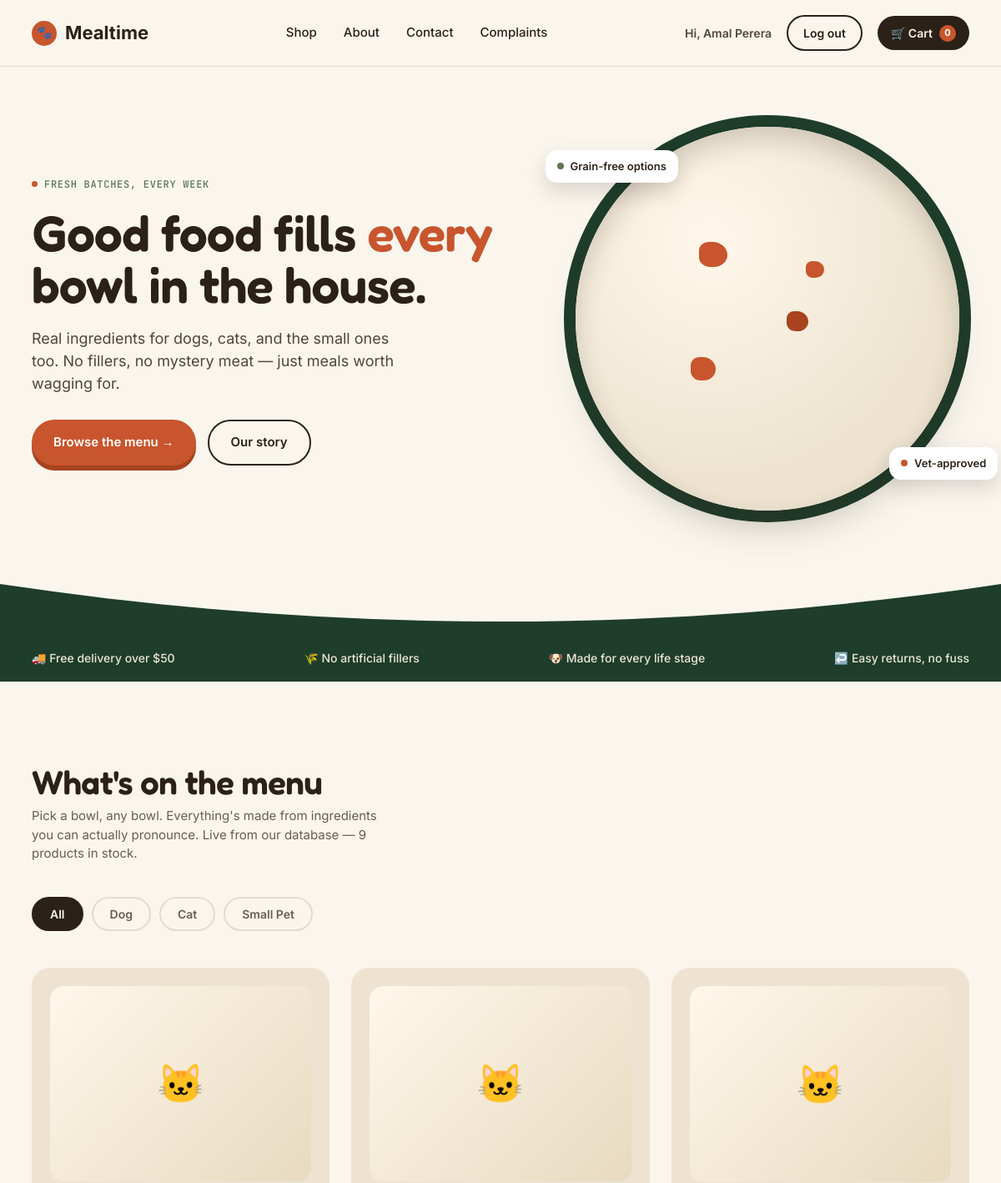
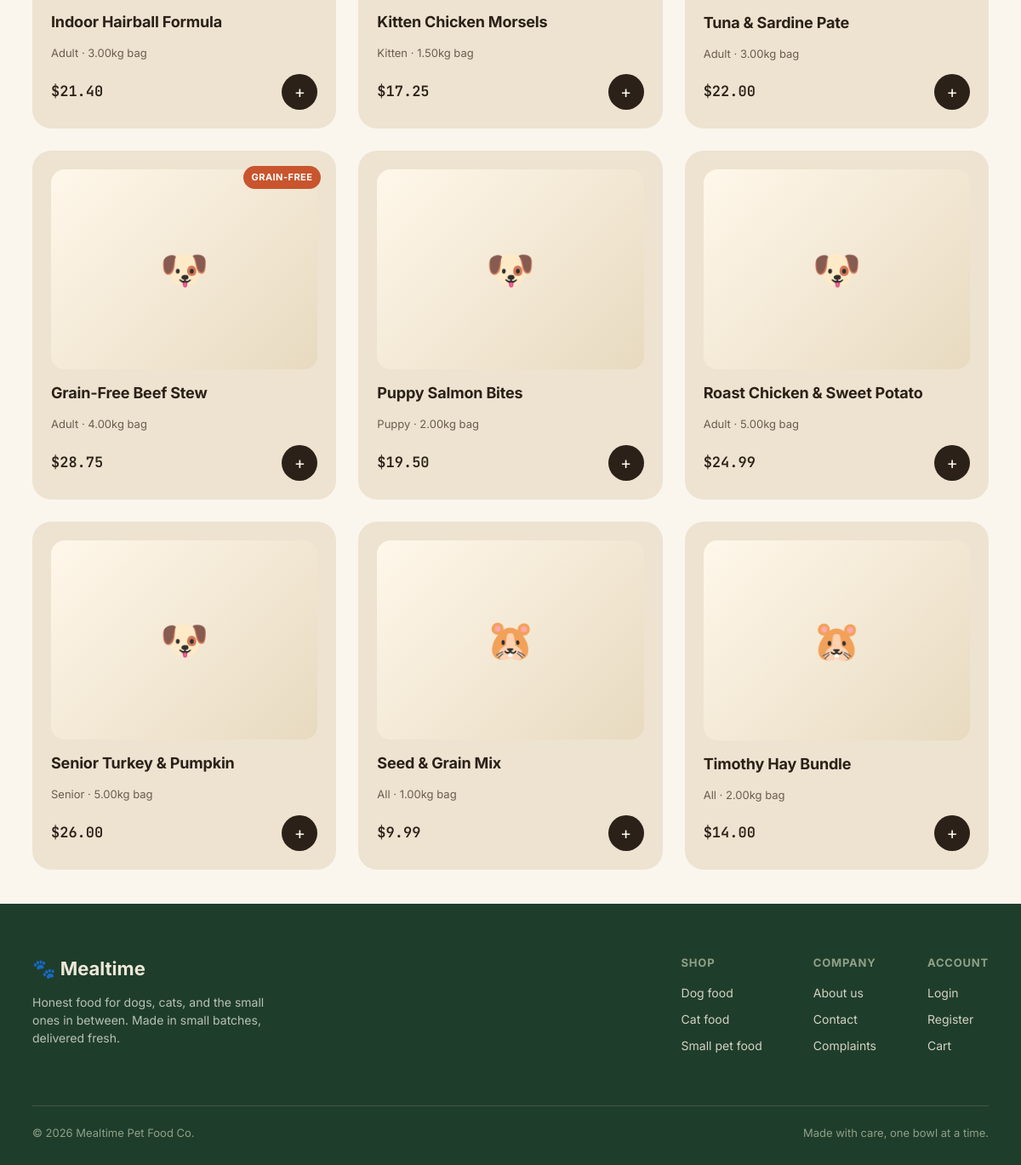
Screenshot of /index.php (signed in) with the database file from the repository (2 pictures, top to bottom).
### tables this page shows
CREATE TABLE products (
  product_id       INT AUTO_INCREMENT PRIMARY KEY,
  category_id      INT NOT NULL,
  sku              VARCHAR(40)   NOT NULL UNIQUE,
  name             VARCHAR(150)  NOT NULL,
  description      TEXT,
  life_stage       ENUM('puppy','kitten','adult','senior','all') DEFAULT 'all',
  weight_kg        DECIMAL(6,2)  NOT NULL,
  price            DECIMAL(10,2) NOT NULL CHECK (price >= 0),
  stock_quantity   INT NOT NULL DEFAULT 0 CHECK (stock_quantity >= 0),
  is_grain_free    BOOLEAN DEFAULT FALSE,
  image_url        VARCHAR(255),
  is_active        BOOLEAN DEFAULT TRUE,
  created_at       TIMESTAMP DEFAULT CURRENT_TIMESTAMP,
  updated_at       TIMESTAMP DEFAULT CURRENT_TIMESTAMP ON UPDATE CURRENT_TIMESTAMP,
  FOREIGN KEY (category_id) REFERENCES categories(category_id)
    ON UPDATE CASCADE ON DELETE RESTRICT,
  INDEX idx_products_category (category_id),
  INDEX idx_products_active (is_active)
);

CREATE TABLE categories (
  category_id     INT AUTO_INCREMENT PRIMARY KEY,
  name             VARCHAR(50)  NOT NULL UNIQUE,
  slug             VARCHAR(50)  NOT NULL UNIQUE,
  description      VARCHAR(255),
  created_at       TIMESTAMP DEFAULT CURRENT_TIMESTAMP
);

### index.php (the view, shortened to what this page needs)
<?php
require_once 'includes/db.php';
$sql = "SELECT p.product_id, p.name, p.description, p.price, p.life_stage,
               p.weight_kg, p.is_grain_free, c.slug AS category_slug
        FROM products p
        JOIN categories c ON c.category_id = p.category_id
        WHERE p.is_active = 1
        ORDER BY c.slug, p.name";
$result = mysqli_query($conn, $sql);
$products = [];
while ($row = mysqli_fetch_assoc($result)) {
    $products[] = $row;
}
function categoryEmoji($slug) {
    return match ($slug) {
        'dog' => '🐶',
        'cat' => '🐱',
        'small-pet' => '🐹',
        default => '🍽️',
    };
}
include 'includes/header.php';
?>
<section class="hero">
  <div class="hero-inner">
    <div>
      <div class="eyebrow"><span class="pip"></span>Fresh batches, every week</div>
      <h1>Good food fills <em>every</em> bowl in the house.</h1>
      <p class="lede">Real ingredients for dogs, cats, and the small ones too. No fillers, no mystery meat — just meals worth wagging for.</p>
      <div class="hero-ctas">
        <a href="#catalog" class="btn btn-primary">Browse the menu →</a>
        <a href="aboutus.php" class="btn btn-ghost">Our story</a>
      </div>
    </div>
    <div class="bowl-stage">
      <div class="bowl-rim"></div>
      <div class="bowl-ring"></div>
      <div class="kibble-piece" style="width:34px;height:30px;top:30%;left:32%;"></div>
      <div class="kibble-piece" style="width:26px;height:24px;top:48%;left:55%;"></div>
      <div class="kibble-piece" style="width:30px;height:28px;top:60%;left:30%;"></div>
      <div class="kibble-piece" style="width:22px;height:20px;top:35%;left:60%;"></div>
      <div class="float-tag" style="top:6%;left:-8%;"><span class="pip" style="background:var(--sage);"></span>Grain-free options</div>
      <div class="float-tag" style="bottom:8%;right:-10%;animation-delay:1.2s;"><span class="pip" style="background:var(--accent);"></span>Vet-approved</div>
    </div>
  </div>
  <svg class="curve-divider" viewBox="0 0 1440 80" preserveAspectRatio="none" style="height:60px;">
    <path d="M0,0 C480,80 960,80 1440,0 L1440,80 L0,80 Z" fill="#1F3D2B"/>
  </svg>
</section>
<div class="trust">
  <div class="wrap">
    <span>🚚 Free delivery over $50</span>
    <span>🌾 No artificial fillers</span>
    <span>🐶 Made for every life stage</span>
    <span>↩️ Easy returns, no fuss</span>
  </div>
</div>
<section class="catalog" id="catalog">
  <div class="wrap">
    <div class="section-head">
      <div>
        <h2>What's on the menu</h2>
        <p>Pick a bowl, any bowl. Everything's made from ingredients you can actually pronounce. Live from our database — <?php echo count($products); ?> products in stock.</p>
      </div>
    </div>
    <div class="tabs" id="tabs">
      <button class="tab active" data-cat="all">All</button>
      <button class="tab" data-cat="dog">Dog</button>
      <button class="tab" data-cat="cat">Cat</button>
      <button class="tab" data-cat="small-pet">Small Pet</button>
    </div>
    <div class="grid" id="productGrid">
      <?php if (empty($products)): ?>
        <p style="color:#6b5d4f;">No products found. Make sure <code>schema.sql</code> has been imported into the <code>mealtime_shop</code> database.</p>
      <?php else: ?>
        <?php foreach ($products as $p): ?>
          <div class="card" data-cat="<?php echo htmlspecialchars($p['category_slug']); ?>">
            <?php if ($p['is_grain_free']): ?><span class="card-tag">Grain-free</span><?php endif; ?>
            <div class="card-art"><?php echo categoryEmoji($p['category_slug']); ?></div>
            <h3><?php echo htmlspecialchars($p['name']); ?></h3>
            <div class="meta"><?php echo htmlspecialchars(ucfirst($p['life_stage'])); ?> · <?php echo htmlspecialchars($p['weight_kg']); ?>kg bag</div>
            <div class="card-foot">
              <span class="price">$<?php echo number_format($p['price'], 2); ?></span>
              <button class="add-btn"
                onclick='addToCart(<?php echo json_encode([
                  "id" => (int)$p["product_id"],
                  "name" => $p["name"],
                  "meta" => ucfirst($p["life_stage"]) . " · " . $p["weight_kg"] . "kg bag",
                  "price" => (float)$p["price"],
                  "art" => categoryEmoji($p["category_slug"])
                ], JSON_HEX_APOS | JSON_HEX_QUOT); ?>)'
                aria-label="Add <?php echo htmlspecialchars($p['name']); ?> to cart">+</button>
            </div>
          </div>
        <?php endforeach; ?>
      <?php endif; ?>
    </div>
  </div>
</section>
<?php include 'includes/footer.php'; ?>
</body>
</html>

### rows the page displays
products: category.slug "🐱", name "Indoor Hairball Formula", life_stage "Adult", weight_kg "3.00", price "21.40"
products: category.slug "🐱", name "Kitten Chicken Morsels", life_stage "Kitten", weight_kg "1.50", price "17.25"
products: category.slug "🐱", name "Tuna & Sardine Pate", life_stage "Adult", weight_kg "3.00", price "22.00"
products: is_grain_free "GRAIN-FREE", category.slug "🐶", name "Grain-Free Beef Stew", life_stage "Adult", weight_kg "4.00", price "28.75"
products: category.slug "🐶", name "Puppy Salmon Bites", life_stage "Puppy", weight_kg "2.00", price "19.50"
products: category.slug "🐶", name "Roast Chicken & Sweet Potato", life_stage "Adult", weight_kg "5.00", price "24.99"
products: category.slug "🐶", name "Senior Turkey & Pumpkin", life_stage "Senior", weight_kg "5.00", price "26.00"
products: category.slug "🐹", name "Seed & Grain Mix", life_stage "All", weight_kg "1.00", price "9.99"
products: category.slug "🐹", name "Timothy Hay Bundle", life_stage "All", weight_kg "2.00", price "14.00"

### other values shown
$customerName "Amal Perera"
count($products) "9"
